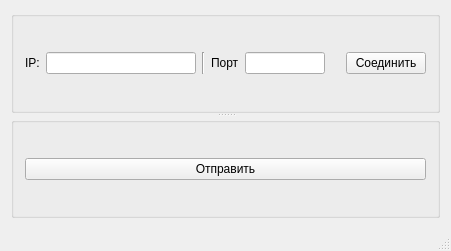
<?xml version="1.0" encoding="UTF-8"?>
<ui version="4.0">
 <class>MainWindow</class>
 <widget class="QMainWindow" name="MainWindow">
  <property name="geometry">
   <rect>
    <x>0</x>
    <y>0</y>
    <width>451</width>
    <height>251</height>
   </rect>
  </property>
  <property name="minimumSize">
   <size>
    <width>0</width>
    <height>0</height>
   </size>
  </property>
  <property name="windowTitle">
   <string>client</string>
  </property>
  <widget class="QWidget" name="centralWidget">
   <layout class="QHBoxLayout" name="horizontalLayout_2">
    <item>
     <widget class="QSplitter" name="splitter">
      <property name="orientation">
       <enum>Qt::Vertical</enum>
      </property>
      <widget class="QGroupBox" name="groupBox_4">
       <property name="title">
        <string/>
       </property>
       <layout class="QVBoxLayout" name="verticalLayout_6">
        <item>
         <layout class="QHBoxLayout" name="horizontalLayout_7">
          <item>
           <widget class="QLabel" name="label_targetIP">
            <property name="sizePolicy">
             <sizepolicy hsizetype="Preferred" vsizetype="Preferred">
              <horstretch>0</horstretch>
              <verstretch>0</verstretch>
             </sizepolicy>
            </property>
            <property name="minimumSize">
             <size>
              <width>0</width>
              <height>0</height>
             </size>
            </property>
            <property name="baseSize">
             <size>
              <width>0</width>
              <height>0</height>
             </size>
            </property>
            <property name="text">
             <string>IP:</string>
            </property>
           </widget>
          </item>
          <item>
           <widget class="QLineEdit" name="lineEdit_TcpClientTargetIP">
            <property name="minimumSize">
             <size>
              <width>150</width>
              <height>0</height>
             </size>
            </property>
            <property name="maximumSize">
             <size>
              <width>200</width>
              <height>16777215</height>
             </size>
            </property>
           </widget>
          </item>
          <item>
           <widget class="Line" name="line_4">
            <property name="orientation">
             <enum>Qt::Vertical</enum>
            </property>
           </widget>
          </item>
          <item>
           <widget class="QLabel" name="label_targetPort">
            <property name="sizePolicy">
             <sizepolicy hsizetype="Preferred" vsizetype="Preferred">
              <horstretch>0</horstretch>
              <verstretch>0</verstretch>
             </sizepolicy>
            </property>
            <property name="minimumSize">
             <size>
              <width>0</width>
              <height>0</height>
             </size>
            </property>
            <property name="text">
             <string>Порт</string>
            </property>
           </widget>
          </item>
          <item>
           <widget class="QLineEdit" name="lineEdit_TcpClientTargetPort">
            <property name="minimumSize">
             <size>
              <width>80</width>
              <height>0</height>
             </size>
            </property>
            <property name="maximumSize">
             <size>
              <width>80</width>
              <height>16777215</height>
             </size>
            </property>
           </widget>
          </item>
          <item>
           <spacer name="horizontalSpacer">
            <property name="orientation">
             <enum>Qt::Horizontal</enum>
            </property>
            <property name="sizeHint" stdset="0">
             <size>
              <width>40</width>
              <height>20</height>
             </size>
            </property>
           </spacer>
          </item>
          <item>
           <widget class="QPushButton" name="button_TcpClient">
            <property name="text">
             <string>Соединить</string>
            </property>
           </widget>
          </item>
         </layout>
        </item>
       </layout>
      </widget>
      <widget class="QGroupBox" name="groupBox_2">
       <property name="title">
        <string/>
       </property>
       <layout class="QVBoxLayout" name="verticalLayout_4">
        <item>
         <widget class="QPushButton" name="button_TcpClientSend">
          <property name="text">
           <string>Отправить</string>
          </property>
         </widget>
        </item>
       </layout>
      </widget>
     </widget>
    </item>
   </layout>
  </widget>
  <widget class="QMenuBar" name="menuBar">
   <property name="geometry">
    <rect>
     <x>0</x>
     <y>0</y>
     <width>451</width>
     <height>22</height>
    </rect>
   </property>
  </widget>
  <widget class="QStatusBar" name="statusBar"/>
 </widget>
 <layoutdefault spacing="6" margin="11"/>
 <resources/>
 <connections/>
</ui>
